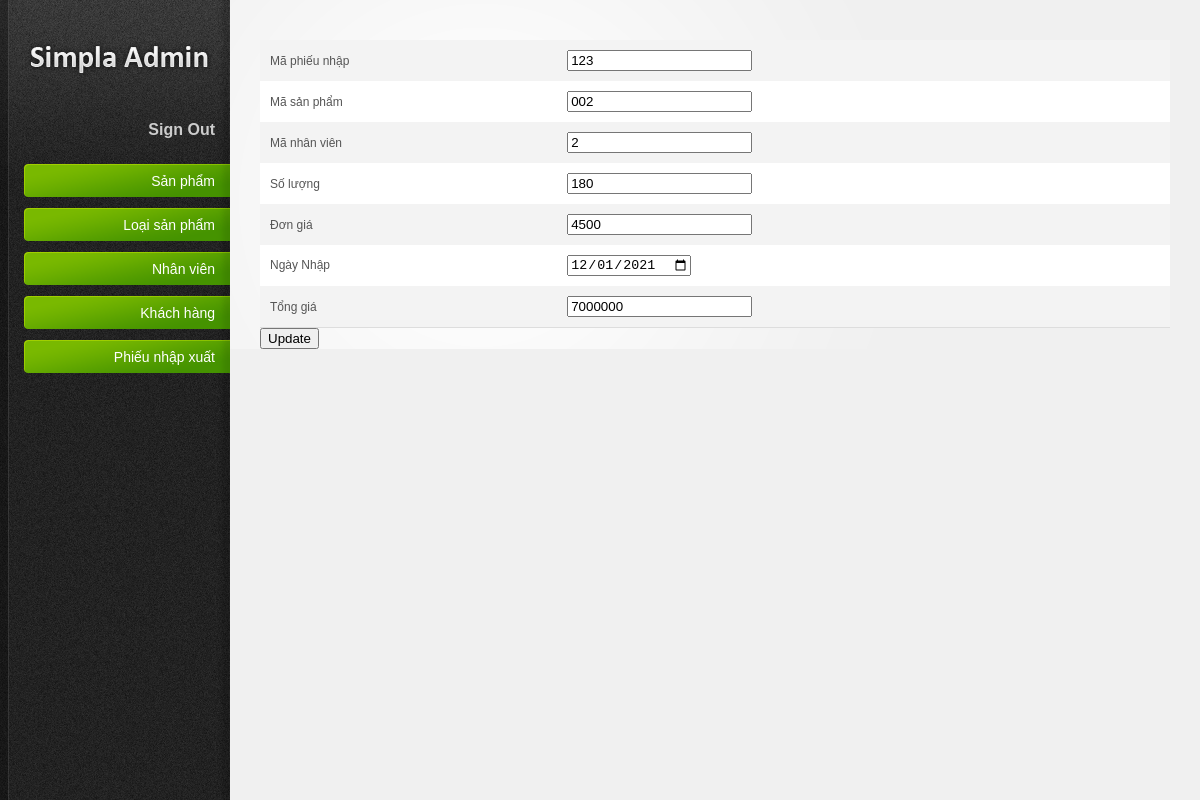
The page /admin/editPN.php?maphieunhap=123 on the database its author committed.
### tables this page shows
CREATE TABLE `phieunhapkho` (
  `MaPhieuNhap` varchar(20) NOT NULL,
  `MaSP` varchar(20) NOT NULL,
  `MaNV` varchar(20) NOT NULL,
  `SoLuong` int(11) NOT NULL,
  `DonGia` float NOT NULL,
  `NgayNhap` date NOT NULL,
  `TongGia` float NOT NULL
);

### admin/editPN.php (the view, shortened to what this page needs)
<?php
include './dbconect/pdo.php';
$m = isset($_GET['maphieunhap']) ? $_GET['maphieunhap'] : '';
$sql = "select * from phieunhapkho  where MaPhieuNhap= ? ";
$a = [$m];
$objStatement = $objPDO->prepare($sql);
$objStatement->execute($a);
$dataN = $objStatement->fetch(PDO::FETCH_OBJ);
?>
<!DOCTYPE html PUBLIC "-//W3C//DTD XHTML 1.0 Strict//EN" "http://www.w3.org/TR/xhtml1/DTD/xhtml1-strict.dtd">
<html xmlns="http://www.w3.org/1999/xhtml">
 <head>
		<link rel="stylesheet" href="resources/css/reset.css" type="text/css" media="screen" />
		<link rel="stylesheet" href="resources/css/style.css" type="text/css" media="screen" />
		<link rel="stylesheet" href="resources/css/invalid.css" type="text/css" media="screen" />
	</head>
	<body><div id="body-wrapper">
		<?php include './pages/sidebar.php' ?>
		<div id="main-content">
             <form action="updatePN.php" method='post' entype='multipart/form-data'>
             <table class="table"  border=1>
			 <tbody>
			 <tbody>
						<tr>
							<td scope="row"> Mã phiếu nhập</td>
							<td><input type="text" name="maphieunhap" value='<?php echo $dataN->MaPhieuNhap ?>' readonly></td>
						</tr>
						<tr>
							<td scope="row">Mã sản phẩm</td>
							<td><input type="text" name="masp" value='<?php echo $dataN->MaSP ?>'readonly></td>
						</tr>
						<tr>
							<td>Mã nhân viên </td>
							<td><input type="text" name="manv" value='<?php echo $dataN->MaNV ?>'readonly></td>
						</tr>
						<tr>
							<td>Số lượng </td>
							<td><input type="text" name="soluong" value='<?php echo $dataN->SoLuong ?>'></td>
						</tr>
						<tr>
							<td>Đơn giá </td>
							<td><input type="number" name="dongia" value='<?php echo $dataN->DonGia ?>'></td>
						</tr>
						<tr>
							<td>Ngày Nhập</td>
							<td><input type="date" name="ngay" value='<?php echo $dataN->NgayNhap ?>'></td>
						</tr>
						<tr>
							<td>Tổng giá </td>
							<td><input type="number" name="tonggia" value='<?php echo $dataN->TongGia ?>'></td>
						</tr>
					</tbody>
             </table>
        <input type="submit" value="Update">
    </form>
		</div>
	</div></body>
</html>

### admin/resources/css/style.css (style rules this page uses)
html { font-size: 100%; height: 100%; margin-bottom: 1px; }
body { font-family: Arial, Helvetica, sans-serif; color: #555; background: #f0f0f0 url('../images/bg-body.gif') top left repeat-y; font-size: 12px; }
#body-wrapper { background: url('../images/bg-radial-gradient.gif') fixed 230px top no-repeat; }
#main-content { margin: 0 30px 0 260px; padding: 40px 0 0 0; }
#main-content table { width: 100%; border-collapse: collapse; }
#main-content tbody { border-bottom: 1px solid #ddd; }
#main-content tbody tr { background: #fff; }
#main-content tbody tr.alt-row { background: #f3f3f3; }
#main-content table td, #main-content table th { padding: 10px; line-height: 1.3em; }

### rows shown on the page
phieunhapkho: maphieunhap "123", masp "002", manv "2", soluong "180", dongia "4500", ngay "12/01/2021", tonggia "7000000"
